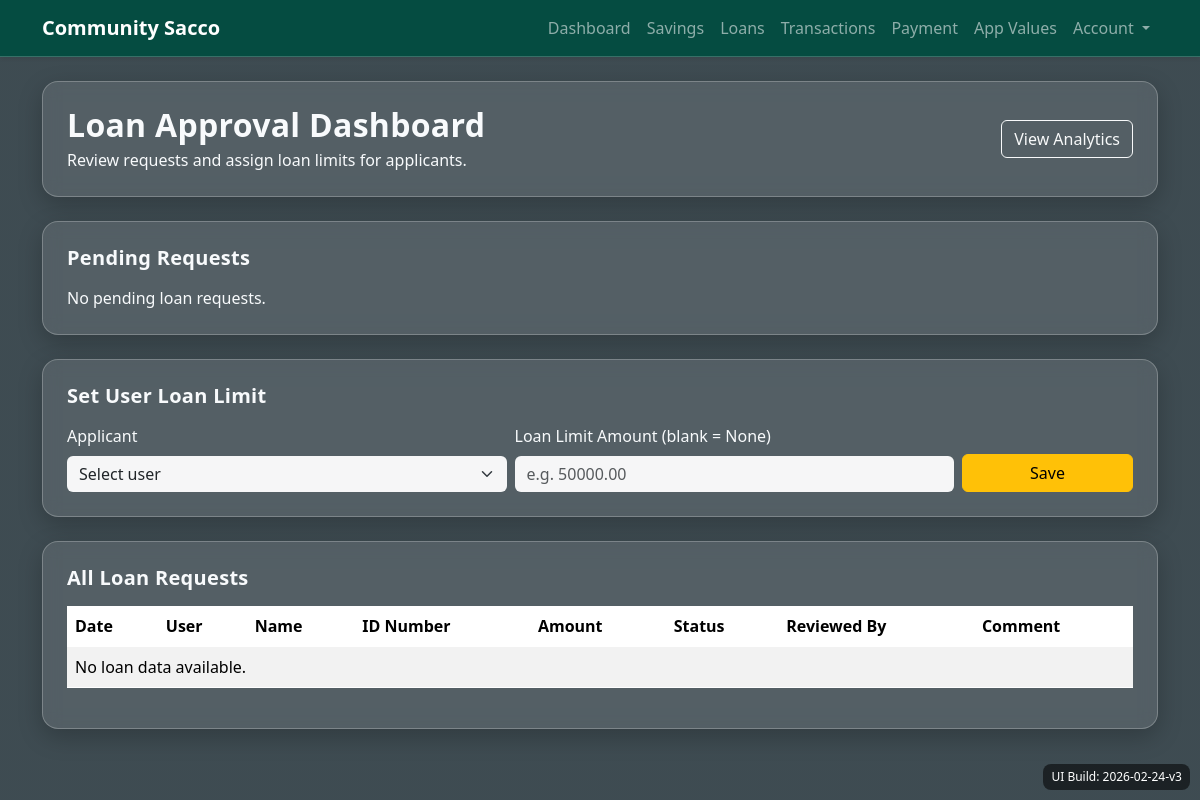
The app's page /FinanceApp/admin/loans/ (signed in), older data.
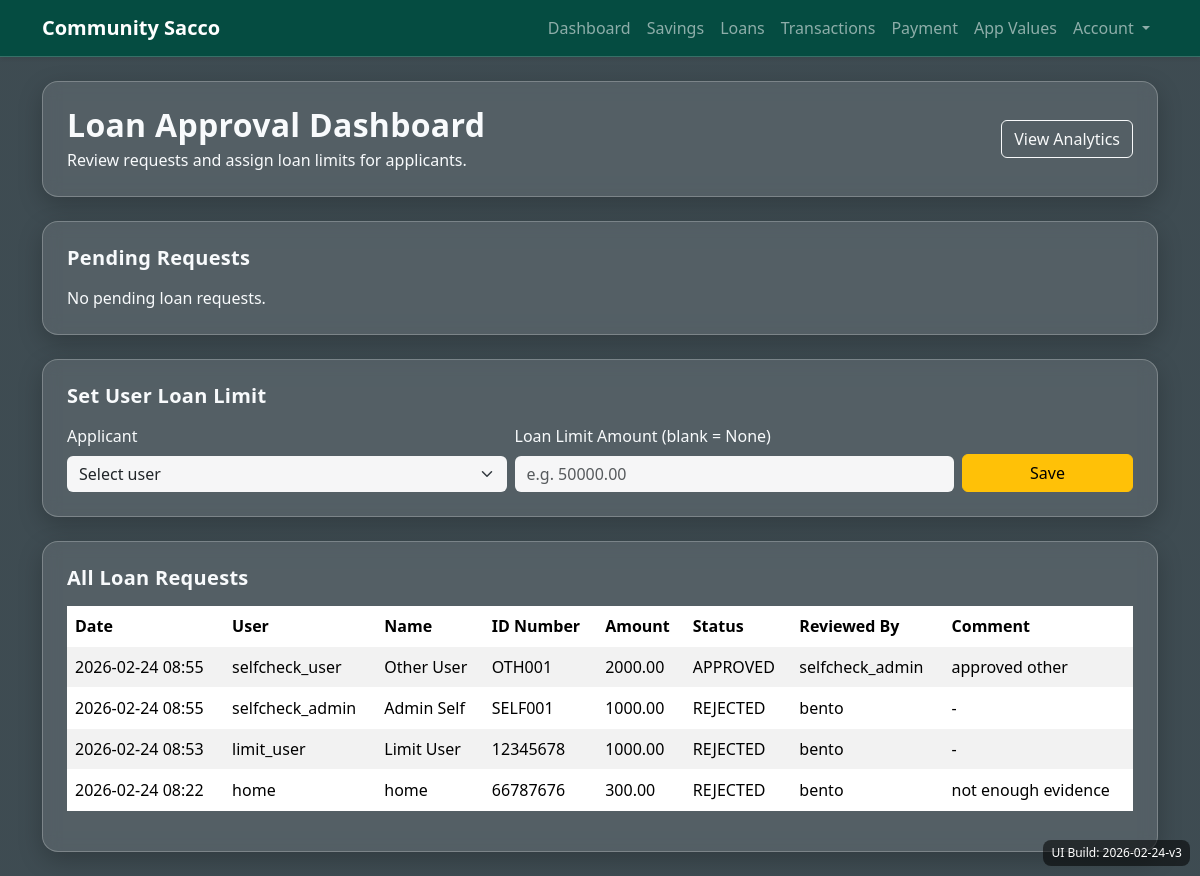
The same page, newer data.
### FinanceApp/models.py (models this page shows, shortened)
class LoanRequest(models.Model):
    STATUS_PENDING = "PENDING"
    STATUS_APPROVED = "APPROVED"
    STATUS_REJECTED = "REJECTED"
    STATUS_CHOICES = [
        (STATUS_PENDING, "Pending"),
        (STATUS_APPROVED, "Approved"),
        (STATUS_REJECTED, "Rejected"),
    ]
    user = models.ForeignKey(User, on_delete=models.CASCADE, related_name="loan_requests")
    name = models.CharField(max_length=120)
    id_number = models.CharField(max_length=30)
    document = models.FileField(upload_to="loan_documents/")
    amount = models.DecimalField(max_digits=12, decimal_places=2)
    purpose = models.TextField(blank=True)
    status = models.CharField(max_length=10, choices=STATUS_CHOICES, default=STATUS_PENDING)
    admin_comment = models.CharField(max_length=255, blank=True)
    reviewed_by = models.ForeignKey(
        User,
        on_delete=models.SET_NULL,
        null=True,
        blank=True,
        related_name="reviewed_loan_requests",
    )
    reviewed_at = models.DateTimeField(null=True, blank=True)
    created_at = models.DateTimeField(auto_now_add=True)
    class Meta:
        ordering = ["-created_at"]

### FinanceApp/views.py (the view, shortened to what this page needs)
# urls.py: path('admin/loans/', views.loan_approval_dashboard, name='loan-approval-dashboard'),
@login_required(login_url="admin-login")
@user_passes_test(_is_staff, login_url="admin-login")
def loan_approval_dashboard(request):
    pending_loans = LoanRequest.objects.filter(status=LoanRequest.STATUS_PENDING)
    all_loans = LoanRequest.objects.select_related("user", "reviewed_by")
    applicants = User.objects.filter(loan_requests__isnull=False).distinct().order_by("username")
    limits_by_user_id = {limit.user_id: limit.amount for limit in UserLoanLimit.objects.filter(user__in=applicants)}
    applicants_with_limits = [
        {"id": applicant.id, "username": applicant.username, "limit": limits_by_user_id.get(applicant.id)}
        for applicant in applicants
    ]
    context = {
        "pending_loans": pending_loans,
        "all_loans": all_loans,
        "applicants_with_limits": applicants_with_limits,
    }
    return render(request, "FinanceApp/loan_approval_dashboard.html", context)

### FinanceApp/views.py (called while the page is built)
def _is_staff(user):
    return user.is_authenticated and user.is_staff

### FinanceApp/templates/FinanceApp/loan_approval_dashboard.html (shortened to what this page needs)
{% extends "main.html" %}
{% block content %}
<div class="container py-4">
  <div class="content-panel p-4 mb-4">
    <div class="d-flex flex-wrap justify-content-between align-items-center gap-2">
      <div>
        <h2 class="section-title mb-1">Loan Approval Dashboard</h2>
        <p class="mb-0">Review requests and assign loan limits for applicants.</p>
      </div>
      <a href="{% url 'admin-analytics-dashboard' %}" class="btn btn-outline-light">View Analytics</a>
    </div>
  </div>
  <div class="content-panel p-4 mb-4">
      <h5 class="section-title mb-3">Pending Requests</h5>
      {% for loan in pending_loans %}
        <div class="border rounded p-3 mb-3">
          <p class="mb-1"><strong>Applicant:</strong> {{ loan.name }} ({{ loan.user.username }})</p>
          <p class="mb-1"><strong>ID Number:</strong> {{ loan.id_number }}</p>
          <p class="mb-1"><strong>Amount:</strong> {{ loan.amount }}</p>
          <p class="mb-1"><strong>Purpose:</strong> {{ loan.purpose|default:"-" }}</p>
          <p class="mb-2"><strong>Document:</strong> <a href="{{ loan.document.url }}" target="_blank">View Uploaded File</a></p>
          <form method="POST" class="row g-2">
            {% csrf_token %}
            <input type="hidden" name="loan_id" value="{{ loan.id }}">
            <div class="col-md-8">
              <input type="text" name="admin_comment" class="form-control" placeholder="Admin comment (optional)">
            </div>
            <div class="col-md-2">
              <button type="submit" name="action" value="APPROVED" class="btn btn-success w-100">Approve</button>
            </div>
            <div class="col-md-2">
              <button type="submit" name="action" value="REJECTED" class="btn btn-danger w-100">Reject</button>
            </div>
          </form>
        </div>
      {% empty %}
        <p class="mb-0">No pending loan requests.</p>
      {% endfor %}
  </div>
  <div class="content-panel p-4 mb-4">
      <h5 class="section-title mb-3">Set User Loan Limit</h5>
      <form method="POST" class="row g-2 align-items-end">
        <div class="col-md-5">
          <label class="form-label">Applicant</label>
          <select name="target_user_id" class="form-select" required>
            <option value="">Select user</option>
          </select>
        </div>
        <div class="col-md-5">
          <label class="form-label">Loan Limit Amount (blank = None)</label>
          <input type="number" step="0.01" min="0" name="loan_limit_amount" class="form-control" placeholder="e.g. 50000.00">
        </div>
        <div class="col-md-2">
          <button type="submit" name="action" value="SET_LIMIT" class="btn btn-warning w-100">Save</button>
        </div>
      </form>
  </div>
  <div class="content-panel p-4">
      <h5 class="section-title mb-3">All Loan Requests</h5>
      <div class="table-responsive">
        <table class="table table-striped">
          <thead>
            <tr>
              <th>Date</th>
              <th>User</th>
              <th>Name</th>
              <th>ID Number</th>
              <th>Amount</th>
              <th>Status</th>
              <th>Reviewed By</th>
              <th>Comment</th>
            </tr>
          </thead>
          <tbody>
            {% for loan in all_loans %}
              <tr>
                <td>{{ loan.created_at|date:"Y-m-d H:i" }}</td>
                <td>{{ loan.user.username }}</td>
                <td>{{ loan.name }}</td>
                <td>{{ loan.id_number }}</td>
                <td>{{ loan.amount }}</td>
                <td>{{ loan.status }}</td>
                <td>{{ loan.reviewed_by.username|default:"-" }}</td>
                <td>{{ loan.admin_comment|default:"-" }}</td>
              </tr>
            {% empty %}
              <tr>
                <td colspan="8">No loan data available.</td>
              </tr>
            {% endfor %}
          </tbody>
        </table>
      </div>
  </div>
</div>
{% endblock %}

Row changes from the older to the newer data that the page shows:
added LoanRequest: created_at "2026-02-24 08:55", user.username "selfcheck_user", name "Other User", id_number "OTH001", amount "2000.00", status "APPROVED", reviewed_by.username "selfcheck_admin", admin_comment "approved other"
added LoanRequest: created_at "2026-02-24 08:55", user.username "selfcheck_admin", name "Admin Self", id_number "SELF001", amount "1000.00", status "REJECTED", reviewed_by.username "bento", admin_comment "-"
added LoanRequest: created_at "2026-02-24 08:53", user.username "limit_user", name "Limit User", id_number "12345678", amount "1000.00", status "REJECTED", reviewed_by.username "bento", admin_comment "-"
added LoanRequest: created_at "2026-02-24 08:22", user.username "home", name "home", id_number "66787676", amount "300.00", status "REJECTED", reviewed_by.username "bento", admin_comment "not enough evidence"
Text that changed along with them:
text no longer shown: "No loan data available."
